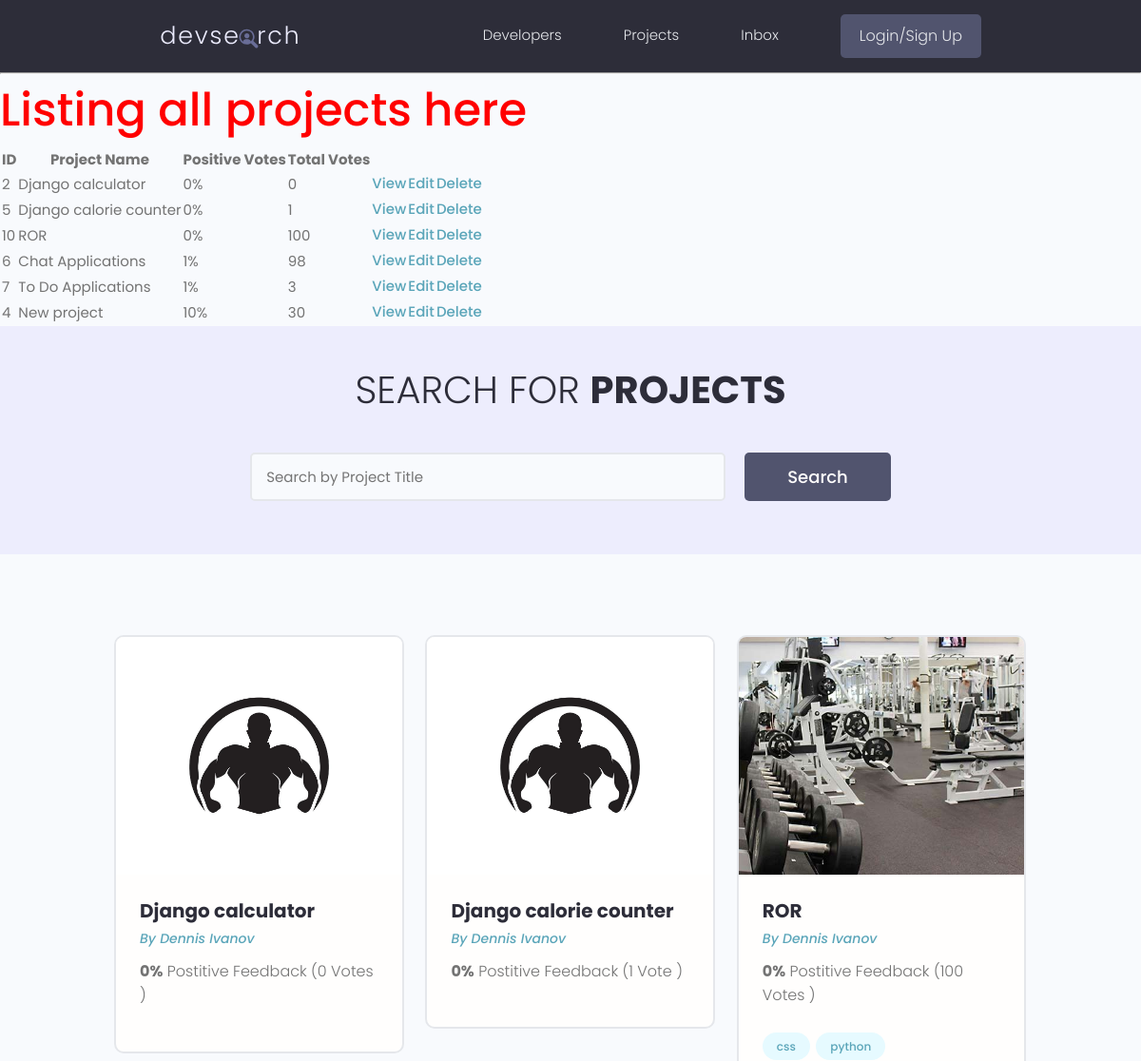
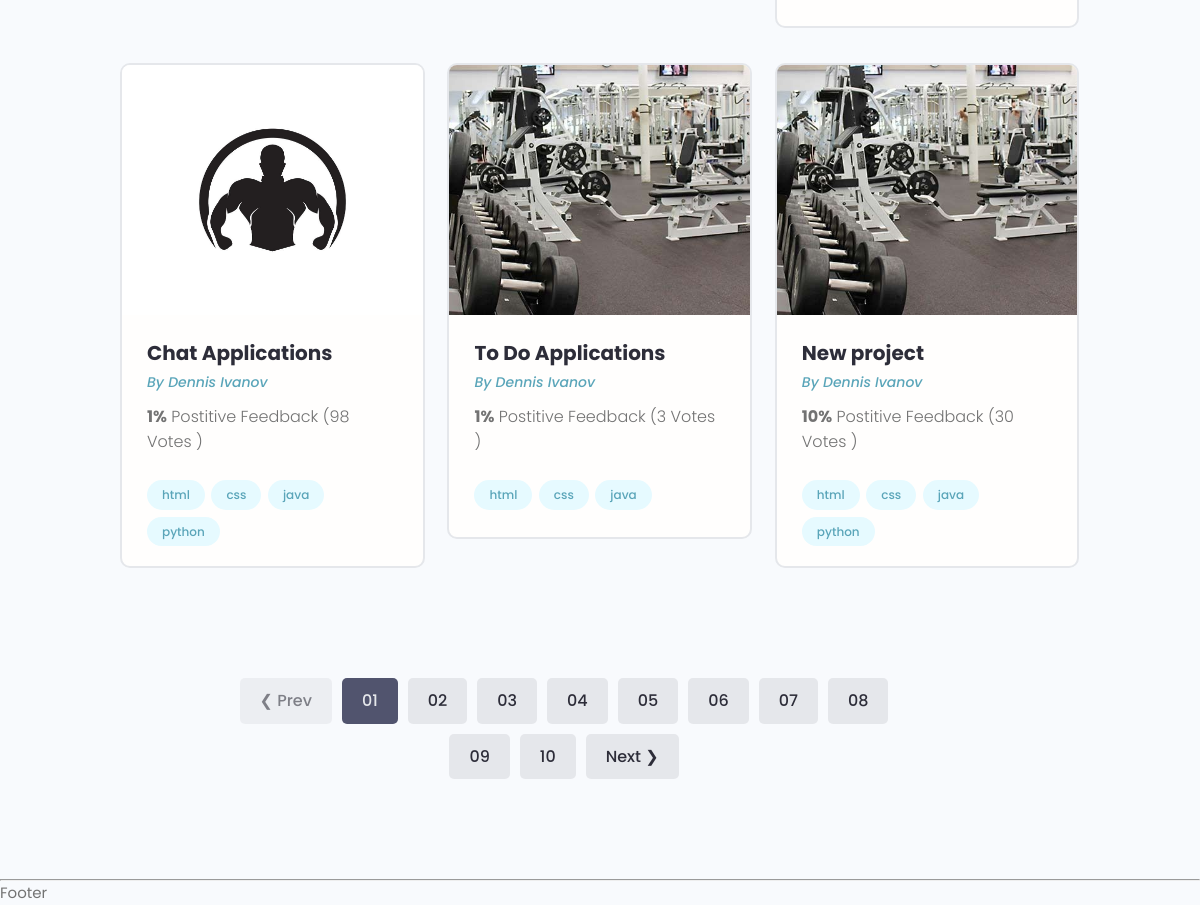
The page / on the database its author committed (2 pictures, top to bottom).
### projects/models.py (models this page shows, shortened)
class Project(models.Model):
    project_type = [('static','Static Application'),
    ('dynamic','Web Application'),
    ]
    owner = models.ForeignKey(
        Profile, on_delete=models.CASCADE, null=True, blank=True)
    title = models.CharField(max_length = 200, null = True, blank = True)
    description = models.TextField(null=True,blank=True)
    image = models.ImageField(upload_to='photos/',default='photos/logo.jpg',null=True,blank=True)
    demo_link = models.CharField(max_length=2000,null=True,blank=True)
    source_link = models.CharField(max_length=2000,null=True,blank=True)
    tags = models.ManyToManyField('Tag',blank=True)
    created = models.DateTimeField(auto_now_add=True)
    vote_total = models.IntegerField(default=0,null=True,blank=True)
    vote_ratio = models.IntegerField(default=0,null=True,blank=True)
    type = models.CharField(max_length=30,choices=project_type,null=True,blank=True)

class Tag(models.Model):
    name = models.CharField(max_length=200)
    created = models.DateTimeField(auto_now_add=True)
    def __str__(self):
        return self.name

### projects/views.py (the view)
# urls.py: path('',views.projectAll,name='project-all'),
def projectAll(request):
    projects = Project.objects.all().order_by('vote_ratio')
    context = {
        'projects':projects,
    }
    return render(request,'projects/project-all.html',context)

### projects/templates/projects/project-all.html (shortened to what this page needs)
{% extends 'main.html' %}
{% block content %}
    <h1>Listing all projects here</h1>
    <table>
        <tr>
            <th>ID</th>
            <th>Project Name</th>
            <th>Positive Votes</th>
            <th>Total Votes</th>
        </tr>
    {% for project in projects %}
    <tr>
        <td>{{ project.id }}</td>
        <td>{{ project.title }}</td>
        <td>{{ project.vote_ratio }}%</td>
        <td>{{ project.vote_total }}</td>
    <td><a href="{% url 'projects:project' project.id %} "> View</a></td>
    <td><a href="{% url 'projects:update-project' project.id %} "> Edit</a></td>
    <td><a href="{% url 'projects:delete-project' project.id %} "> Delete</a></td>
    </tr>
    {% endfor %}
</table>
    <main class="projects">
      <section class="hero-section text-center">
        <div class="container container--narrow">
          <div class="hero-section__box">
            <h2>Search for <span>Projects</span></h2>
          </div>
          <div class="hero-section__search">
            <form class="form" action="#" method="get">
              <div class="form__field">
                <input class="input input--text" id="formInput#search" type="text" name="text"
                  placeholder="Search by Project Title" />
              </div>
              <input class="btn btn--sub btn--lg" type="submit" value="Search" />
            </form>
          </div>
        </div>
      </section>
      <section class="projectsList">
        <div class="container">
          <div class="grid grid--three">
            {% for project in projects %}
            <div class="column">
              <div class="card project">
                <a href="{% url 'projects:project' project.id %}" class="project">
                  <img class="project__thumbnail" src="{{project.image.url}}" alt="project thumbnail" />
                  <div class="card__body">
                    <h3 class="project__title">{{project.title}}</h3>
                    <p><a class="project__author" href="profile.html">By Dennis Ivanov</a></p>
                    <p class="project--rating">
                      <span style="font-weight: bold;">{{project.vote_ratio}}%</span> Postitive
                      Feedback ({{project.vote_total}} Vote{{project.vote_total|pluralize:"s"}} )
                    </p>
                    <div class="project__tags">
                      {% for tag in project.tags.all %}
                      <span class="tag tag--pill tag--main">
                        <small>{{tag}}</small>
                      </span>
                      {% endfor %}
                    </div>
                  </div>
                </a>
              </div>
            </div>
            {% endfor %}
      <div class="pagination">
        <ul class="container">
          <li><a href="#" class="btn btn--disabled">&#10094; Prev</a></li>
          <li><a href="#" class="btn btn--sub">01</a></li>
          <li><a href="#" class="btn">02</a></li>
          <li><a href="#" class="btn">03</a></li>
          <li><a href="#" class="btn">04</a></li>
          <li><a href="#" class="btn">05</a></li>
          <li><a href="#" class="btn">06</a></li>
          <li><a href="#" class="btn">07</a></li>
          <li><a href="#" class="btn">08</a></li>
          <li><a href="#" class="btn">09</a></li>
          <li><a href="#" class="btn">10</a></li>
          <li><a href="#" class="btn">Next &#10095;</a></li>
        </ul>
      </div>
    </main>
    {% endblock %}

### templates/main.html (shortened to what this page needs)
<html lang="en" class="html">
    {% load static %}
    <head>
        <link rel="stylesheet" href="https://cdn.iconmonstr.com/1.3.0/css/iconmonstr-iconic-font.min.css" />
        <link rel="stylesheet" href="{% static 'uikit/styles/uikit.css' %}" />
        <link rel="stylesheet" href="{% static 'styles/app.css' %}" />
        <link rel="stylesheet" href="{% static 'styles/main.css' %}" />
      </head>
<body>
    {% include 'nav-bar.html' %}
    <hr>
    {% block content %}
    {% endblock %}
    <hr>
    Footer
</body>
</html>

### templates/nav-bar.html (shortened to what this page needs)
{% load static %}
<header class="header">
    <div class="container container--narrow">
      <a href="/" class="header__logo">
        <img src="{% static 'img/logo.svg' %}" alt="DevSearch Logo" />
      </a>
      <nav class="header__nav">
        <ul class="header__menu">
          <li class="header__menuItem"><a href="{% url 'users:all-profile' %}">Developers</a></li>
          <li class="header__menuItem"><a href="{% url 'projects:project-all' %}">Projects</a></li>
          <li class="header__menuItem"><a href="">Inbox</a></li>
          {% if request.user.is_authenticated %}
          <li class="header__menuItem"><a href=" {% url 'users:account' %}">Add Project</a></li>
          <li class="header__menuItem"><a href="{% url 'users:logout' %}" class="btn btn--sub">Logout</a></li>
          {% else %}
          <li class="header__menuItem"><a href="{% url 'users:login' %}" class="btn btn--sub">Login/Sign Up</a></li>
          {% endif %}
        </ul>
      </nav>
    </div>
  </header>

### static/styles/app.css (style rules this page uses)
:root { --color-sub: #2d2d39; }
.btn--sub { background-color: var(--color-sub-light); }
.card { border: 2px solid var(--color-light); }
img { width: 100%; }
.header { position: sticky; z-index: 111; background-color: var(--color-sub); padding: 1.5rem 0; }
.header > .container { display: flex; justify-content: space-between; align-items: center; }
.header__logo > img { height: 3.8rem; }
.header__nav > ul { display: inline-flex; align-items: center; list-style: none; gap: 6.5rem; }
.header__menuItem > a { color: var(--color-light); font-weight: 300; }
.hero-section { height: 40vh; display: flex; align-items: center; background-color: var(--color-sub); }
.hero-section__box { margin-bottom: 4rem; }
.hero-section__box > h2, .hero-section__box > h2 > span { font-size: 4rem; color: var(--color-light); line-height: 1.3; text-transform: uppercase; }
.hero-section__box > h2 { font-weight: 300; }
.hero-section__box > h2 > span { font-weight: 700; }
.hero-section__search > .form { display: flex; align-items: center; justify-content: center; gap: 2rem; }
.hero-section__search > .form input.input--text { width: 50rem; }
.pagination { margin-top: 8rem; margin-bottom: 10rem; }
.pagination > ul { flex-wrap: wrap; list-style: none; display: flex; align-items: center; justify-content: center; gap: 1rem; }
.pagination .btn { color: var(--color-sub); }
.pagination .btn.btn--sub { color: var(--color-light); }
.project__author { font-size: 1.4rem; font-style: italic; }
.project--rating { margin-bottom: 1.6em; margin-top: .5em; }
.projects > .hero-section { background: var(--color-sub-lighter); height: 30vh; }
.projects .hero-section__box { margin-bottom: 2.5rem; }
.projects .hero-section__box > h2 { color: var(--color-sub); }
.projects .hero-section__box > h2 > span { font-weight: 700; color: var(--color-sub); }
.projectsList { margin-top: 8rem; }
.project__thumbnail { height: 25rem; object-fit: cover; object-position: top center; }
.project__title { font-size: 2rem; font-weight: 700; color: var(--color-sub); }

### static/styles/main.css (style rules this page uses)
h1 { color:red }

### static/uikit/styles/modules/_variables.css (style rules this page uses)
:root { --color-main: #5aa5b9; --color-main-light: #e6faff; --color-sub: #3f4156; --color-sub-light: #51546e; --color-sub-lighter: #ededfd; --color-text: #737373; --color-gray: #8b8b8b; --color-light: #e5e7eb; --color-light-gray: #767676; --color-bg: #f8fafd; --color-white: #fffefd; --color-white-light: #f3f3f3; --color-success: #359e64; --color-success-bg: #def8e8; --color-error: #fc4b0b; --color-error-bg: #fff2ee; --font-base: 'Poppins', arial, helvetica, 'Segoe UI', roboto, ubuntu, sans-serif; --font-monospace: 'Fira Code', 'Courier New', courier, monospace; --font-regular: 300; --font-medium: 500; --font-bold: 700; --generic-shadow: 1px 1px 5px #00000010; --generic-transition: all 0.3s ease-in-out; }

### static/uikit/styles/modules/_base.css (style rules this page uses)
* { margin: 0; padding: 0; box-sizing: border-box; text-rendering: optimizeLegibility; color: inherit; font-size: inherit; }
html { font-size: 50%; }
@media only screen and (min-width: 480px) { html { font-size: 56.25%; } }
@media only screen and (min-width: 1200px) { html { font-size: 62.5%; } }
body { line-height: 1.6; font-weight: 400; font-size: 1.5rem; color: var(--color-text); background-color: var(--color-bg); min-height: 100vh; }

### static/uikit/styles/modules/_typography.css (style rules this page uses)
* { font-family: var(--font-base); }
h1 { font-size: 4.8rem; font-weight: var(--font-medium); }
h2 { font-size: 3.6rem; font-weight: var(--font-bold); }
h3 { font-size: 3.2rem; font-weight: var(--font-medium); }
p, span, strong { font-size: 1.6rem; color: var(--color-text); font-weight: var(--font-regular); }
a { padding-bottom: 2px; text-decoration: none; display: inline-block; color: var(--color-main); font-weight: var(--font-medium); }

### static/uikit/styles/modules/_utilities.css (style rules this page uses)
.container { width: 92%; max-width: 165rem; margin: 0 auto; box-sizing: border-box; }
.container--narrow { width: 92%; max-width: 120rem; }
@media screen and (min-width: 1000px) { .container { width: 90%; } }
@media screen and (min-width: 1000px) { .container--narrow { width: 85%; } }
@media screen and (min-width: 1200px) { .container { width: 80%; } }
@media screen and (min-width: 1200px) { .container--narrow { width: 72%; } }
.text-center { text-align: center; }

### static/uikit/styles/modules/_card.css (style rules this page uses)
.card { border-radius: 1rem; background-color: var(--color-white); border: 1.5px solid var(--color-light); width: auto; height: auto; margin-top: 0.5rem; margin-bottom: 0.5rem; overflow: hidden; }
.card__body, .card__header { padding: 2rem 2.5rem; }

### rows shown on the page
Project: id "2", title "Django calculator", vote_ratio "0", vote_total "0", image (picture)
Project: id "5", title "Django calorie counter", vote_ratio "0", vote_total "1", image (picture)
Project: id "10", title "ROR", vote_ratio "0", vote_total "100", image (picture)
Project: id "6", title "Chat Applications", vote_ratio "1", vote_total "98", image (picture)
Project: id "7", title "To Do Applications", vote_ratio "1", vote_total "3", image (picture)
Project: id "4", title "New project", vote_ratio "10", vote_total "30", image (picture)
Tag: name "css"
Tag: name "python"
Tag: name "html"
Tag: name "java"
